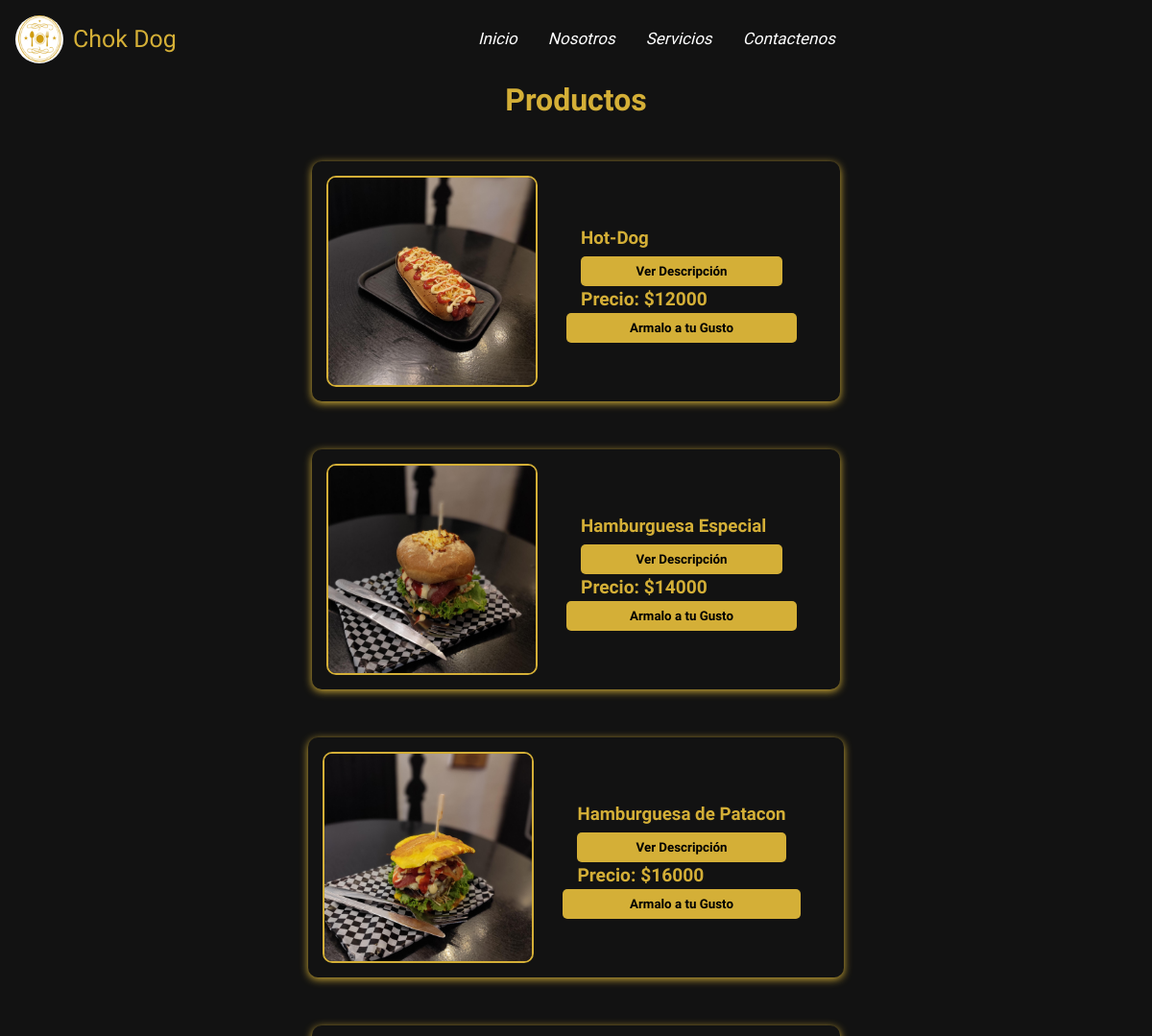
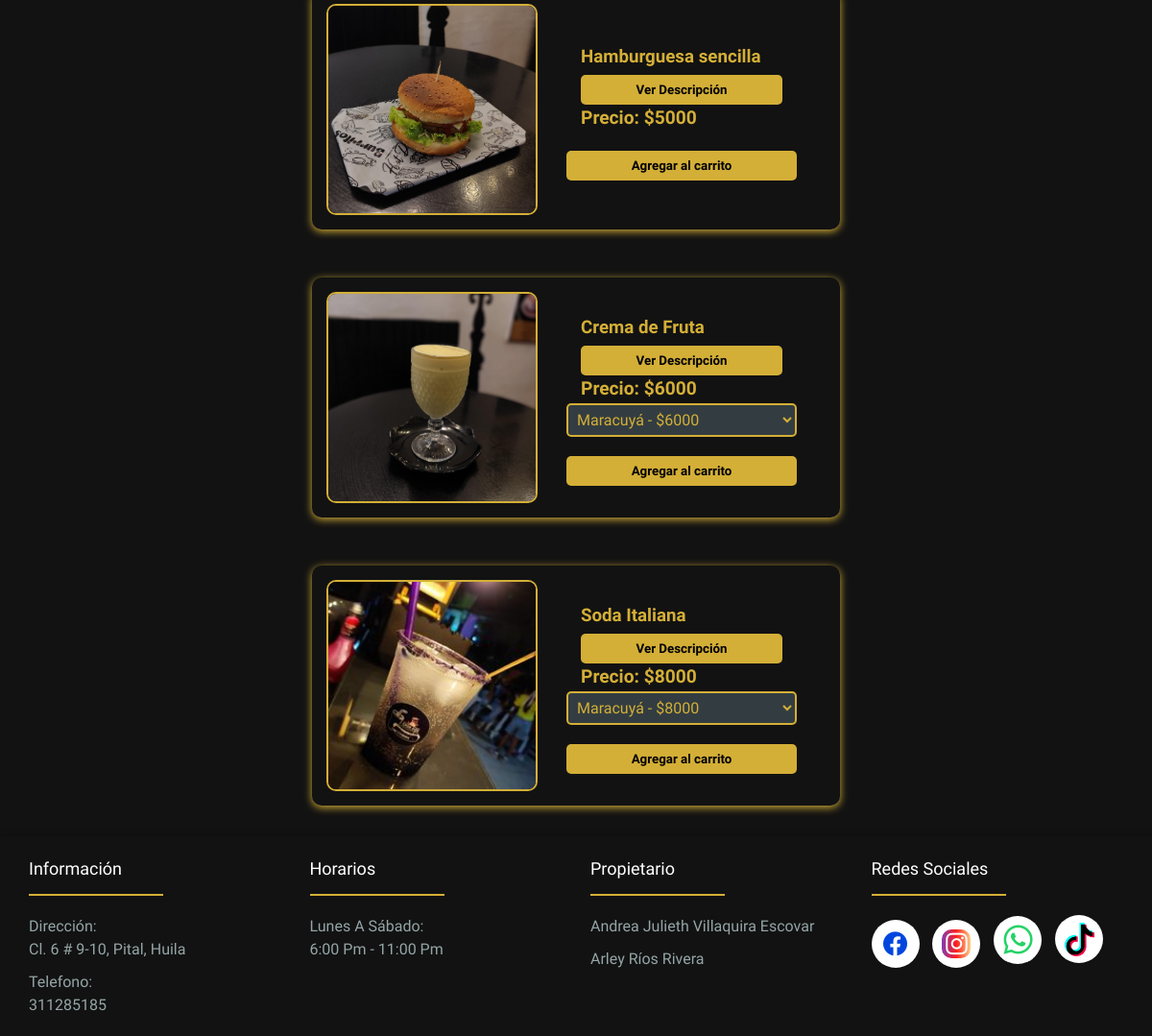
/productos/, run on the app's committed database (2 pictures, top to bottom).
### comida/models.py (models this page shows, shortened)
class Producto(models.Model):
    TIPOS_PRODUCTO = [
        ('personalizable', 'Personalizable'),
        ('sabores', 'Con Sabores'),
        ('simple', 'Simple'),
        ('bebida', 'Bebida'),
    ]
    imagen = models.ImageField(upload_to='productos')
    nombre = models.CharField(max_length=200)
    descripcion = models.TextField()
    imagen_descripcion = models.ImageField(upload_to='productos/', blank=True, null=True)
    precio = models.DecimalField(max_digits=10, decimal_places=0)
    fecha_creacion = models.DateField(auto_now_add=True)
    tipo = models.CharField(max_length=20, choices=TIPOS_PRODUCTO)
    ingredientes = models.ManyToManyField(Ingrediente, related_name="productos", blank=True)
    sabores = models.ManyToManyField(Sabor, blank=True)

### comida/views.py (the view)
# urls.py: path("productos/", lista_productos, name="productos"),
def lista_productos(request):
    productos = Producto.objects.all()  # Obtener productos
    return render(request, "productos.html", {"productos": productos})

### comida/templates/productos.html (shortened to what this page needs)
{% extends 'base.html' %}
{% load static %}
{% block content %}
<link rel="stylesheet" href="{% static 'productos.css' %}">
<div class="prod">
    <h1>Productos</h1>
    <div class="conten">
        <div class="menu-con">
            {% for product in productos %}
                <div class="food-item">
                    <img src="{{ product.imagen.url }}" alt="{{ product.nombre }}">
                    <div class="desc">
                        <div class="details">
                            <h3>{{ product.nombre }}</h3>
                            <button class="btn-descripcion" onclick="openModal('descripcion{{ product.id }}')">Ver Descripción</button><br>
                            <span class="price">Precio: ${{ product.precio }}</span>
                        </div>
                        {% if product.tipo == "personalizable" %}
                        <button class="btn-per" onclick="openModal('modal{{ product.id }}')">Armalo a tu Gusto</button>
                        {% elif product.tipo == "sabores" %}
                            <select class="opcion-sabor" data-id="{{ product.id }}">
                                {% for sabor in product.sabores.all %}
                                    <option value="{{ sabor.nombre }}">{{ sabor.nombre }} - ${{ product.precio }}</option>
                                {% endfor %}
                            </select>
                            <button class="agregar-carrito"
                                data-id="{{ product.id }}"
                                data-nombre="{{ product.nombre }}"
                                data-precio="{{ product.precio }}">
                                Agregar al carrito
                            </button>
                        {% elif product.tipo == "simple" %}
                        <button class="agregar-carrito"
                            data-id="{{ product.id }}"
                            data-nombre="{{ product.nombre }}"
                            data-precio="{{ product.precio }}">
                            Agregar al carrito
                        </button>
                        {% endif %}
                    </div>
                </div>
            {% endfor %}
        </div>
    </div>
</div>
{% endblock %}

### comida/static/barra.css (style rules this page uses)
* { margin: 0; padding: 0; box-sizing: border-box; font-family: "Kotta One", serif; box-sizing: border-box; }
:root { --text_4: rgba(0, 0, 0, 0.3); --text_sha: 5px 20px 5px #000000; --box: 0px 4px 10px rgb(0, 0, 0); --blanco: #FFFFFF; --negro-profundo: #1a1a1a; --fondo: #0000007b; --dorado: #D4AF37; --gris-industrial: #2d2d2d; --negro-carbon: #121212; --gris-acero: #95A5A6; }
body { margin: 0; padding: 0; position: relative; min-height: 90vh; padding-bottom: 200px; line-height: 1.5; }

### comida/static/productos.css (style rules this page uses)
.conten { width: 100%; display: flex; flex-wrap: wrap; justify-content: center; align-items: center; }
.prod { width: 100%; display: flex; justify-content: center; text-align: center; flex-direction: column; padding: 50px 0 10 0; margin-top: 80px; padding: 50 0 0 0; }
.menu-con { width: 90%; display: flex; flex-wrap: wrap; justify-content: center; align-items: center; gap: 30px; padding: 20px; border-radius: 10px; }
h1 { color: #D4AF37; margin-bottom: 20px; }
.food-item { min-width: 550px; border-radius: 10px; padding: 15px; margin-bottom: 20px; display: flex; align-items: center; justify-content: space-evenly; box-shadow: 0 2px 8px rgb(212, 175, 55); }
.desc { display: flex; flex-direction: column; flex: 1; padding: 0 30px; }
.food-item img { width: 220px; height: 220px; border-radius: 10px; object-fit: cover; border: 2px solid #D4AF37; }
.details { flex-grow: 1; padding: 0 15px; text-align: left; flex-direction: column; }
.details h3 { margin: 5px 0; color: #D4AF37; }
.price { font-size: 1.2em; font-weight: bold; color: #D4AF37; }
.btn-descripcion, .btn-per, .agregar-carrito, .agregar-carrito-bebida { background: #D4AF37; color: #000000; padding: 8px 15px; border: none; border-radius: 5px; font-weight: bold; cursor: pointer; transition: 0.3s; width: 100%; text-align: center; }
select { background: #333D41; color: #D4AF37; border: 2px solid #D4AF37; padding: 5px; border-radius: 5px; font-size: 1em; }
.agregar-carrito { margin-top: 20px; }

### data on the page
Producto: imagen (picture), nombre "Hot-Dog", precio "12000"
Producto: imagen (picture), nombre "Hamburguesa Especial", precio "14000"
Producto: imagen (picture), nombre "Hamburguesa de Patacon", precio "16000"
Producto: imagen (picture), nombre "Hamburguesa sencilla", precio "5000"
Producto: imagen (picture), nombre "Crema de Fruta", precio "6000"
Producto: imagen (picture), nombre "Soda Italiana", precio "8000"

### other printed values
form field value "Maracuyá - $6000"
form field value "Maracuyá - $8000"
